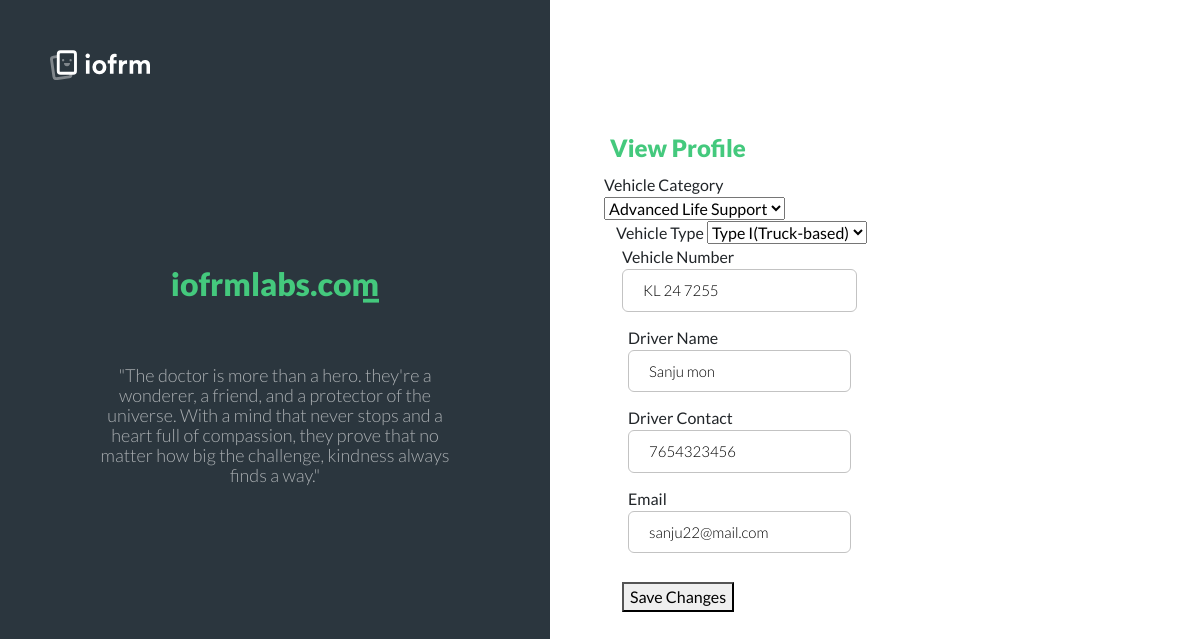
Screenshot of /ambprofedit/28/ with the database file from the repository.
### imfapp/models.py (models this page shows)
class AmbulanceRegister(models.Model):
   vehicle_category=models.CharField(max_length=255)
   vehicle_type=models.CharField(max_length=255)
   vehicle_no=models.CharField(max_length=255)
   driver_name=models.CharField(max_length=255)
   driver_contact=models.CharField(max_length=15)
   hosp_id=models.ForeignKey('Login',on_delete=models.CASCADE,related_name='hosp_loginid')
   amb_login_id=models.ForeignKey('Login',on_delete=models.CASCADE,related_name='amb_login_id')

class Login(models.Model):
    email = models.EmailField()
    password = models.CharField(max_length=255)
    usertype=models.IntegerField(default=0,null=True)

### imfapp/views.py (the view)
# urls.py: path('ambprofedit/<int:id>/',views.ambprofedit,name='ambprofedit'),
def ambprofedit(request,id):
   amb_data=get_object_or_404(AmbulanceRegister,amb_login_id=id)
   if request.method=='POST':
        form1=amb_form(request.POST,instance=amb_data)
        form2=amb_login_form(request.POST,instance=amb_data.amb_login_id)
        if form1.is_valid() and form2.is_valid():
            form1.save()
            form2.save()
            return redirect('view_amb')
   else:
        form1=amb_form(instance=amb_data)
        form2=amb_login_form(instance=amb_data.amb_login_id)
   return render(request,'ambprofedit.html',{'form':form1,'login':form2})

### imfapp/forms.py
class amb_form(forms.ModelForm):
    category_choices=(
        ('basic life support','Basic Life Support'),('advanced life support','Advanced Life Support'),('critical care support','Critical Care Support')
    )
    vehicle_category=forms.ChoiceField(choices=category_choices,widget=forms.Select())
    type_choices=(
        ('type I(truck-based)','Type I(Truck-based)'),('type II(van-based)','Type II(Van-based)'),('type III(modular)','Type III(Modular)')
    )
    vehicle_type=forms.ChoiceField(choices=type_choices,widget=forms.Select())
    class Meta:
        model=AmbulanceRegister
        fields=['vehicle_category','vehicle_type','vehicle_no','driver_name','driver_contact']
        widget={
            'vehicle_category':forms.Select(attrs={'class':'form-control'}),
            'vehicle_type':forms.Select(attrs={'class':'form-control'}),
            'vehicle_no':forms.TextInput(attrs={'class':'form-control'}),
            'driver_name':forms.TextInput(attrs={'class':'form-control'}),
            'driver_contact':forms.TextInput(attrs={'class':'form-control'})
        }

class amb_login_form(forms.ModelForm):
    class Meta:
        model=Login
        fields=['email']

### imfapp/templates/ambprofedit.html (shortened to what this page needs)
{% load static %}
<!DOCTYPE html>
<html lang="en">
<head>
    <link rel="stylesheet" type="text/css" href="{% static 'reg/css/bootstrap.min.css' %}">
    <link rel="stylesheet" type="text/css" href="{% static 'reg/css/fontawesome-all.min.css' %}">
    <link rel="stylesheet" type="text/css" href="{% static 'reg/css/iofrm-style.css' %}">
    <link rel="stylesheet" type="text/css" href="{% static 'reg/css/iofrm-theme30.css' %}">
</head>
<body>
    <div class="form-body on-top-mobile">
        <div class="website-logo">
            <a href="index.html">
                <div class="logo">
                </div>
            </a>
        </div>
        <div class="iofrm-layout">
            <div class="img-holder">
                <div class="bg"></div>
                <div class="info-holder simple-info">
                    <div class="mb-5">
                        <div class="type-animation">
                            <h2 class="mb-2 animated">iofrmlabs.com</h2>
                        </div>
                    </div>
                    <div><p>"The doctor is more than a hero. they're a wonderer, a friend, and a protector of the universe. With a mind that never stops and a heart full of compassion, they prove that no matter how big the challenge, kindness always finds a way."</p></div>
                </div>
            </div>
            <div class="form-holder">
                <div class="form-content">
                    <div class="form-items">
                        <h3>View Profile </h3>
                        <form action="" method="post" class="container-custom-padding" enctype="multipart/form-data">
                            <div class="row">
                                <div class="col-12 col-sm-6">Vehicle Category
                                {{form.vehicle_category}}
                                </div>
                                <div >Vehicle Type
                                    {{form.vehicle_type}}
                            </div>
                                <div class="row">
                                    <div class="col-12 col-sm-6">Vehicle Number
                                        {{form.vehicle_no}}
                                    </div>
                                <div class="row">
                                <div class="col-12 col-sm-6">Driver Name
                                    {{form.driver_name}}
                                </div>
                            </div>
                            <div class="row">
                                <div class="col-12 col-sm-6">Driver Contact
                                    {{form.driver_contact}}
                                </div>
                            </div>
                            <div class="row">
                            <div class="col-12 col-sm-6">Email
                                {{login.email}}
                            </div>
                        </div>
                        <div class="col-12 col-sm-6">
                            <div class="form-button text-right">
                                <button type="submit">Save Changes</button>
                            </div>
                        </div>
                            </div>
                        </form>
                    </div>
                </div>
            </div>
        </div>
    </div>
</body>
</html>

### imfapp/static/reg/css/iofrm-style.css (style rules this page uses)
*, body { font-family: "Lato", sans-serif; font-weight: 400; -webkit-font-smoothing: antialiased; text-rendering: optimizeLegibility; -moz-osx-font-smoothing: grayscale; }
html, body { height: 100%; }
.form-body { background-color: #0093FF; height: 100%; }
.iofrm-layout { display: -webkit-box; display: -moz-box; display: -ms-flexbox; display: -webkit-flex; display: flex; height: 100%; }
.website-logo { display: inline-block; position: absolute; z-index: 1000; top: 50px; left: 50px; right: initial; bottom: initial; }
.website-logo a { display: inline-block; }
.website-logo .logo { display: inline-block; background-image: url("../images/logo-light.svg"); background-size: contain; background-repeat: no-repeat; }
.img-holder { display: inline-block; position: absolute; top: 0; left: 0; width: 550px; min-height: 700px; height: 100%; overflow: hidden; background-color: #000000; padding: 60px; text-align: center; z-index: 999; }
.img-holder .info-holder { position: relative; top: 50%; -webkit-transform: translateY(-50%); -moz-transform: translateY(-50%); -ms-transform: translateY(-50%); transform: translateY(-50%); }
.img-holder .info-holder h2 { display: inline-block; color: #fff; text-align: left; font-size: 32px; font-weight: 900; margin-bottom: 30px; max-width: 378px; }
.img-holder .info-holder p { display: inline-block; color: #fff; text-align: left; font-size: 18px; font-weight: 300; line-height: 20px; margin-bottom: 50px; width: 100%; max-width: 378px; padding-right: 30px; }
.img-holder .info-holder.simple-info p { padding-right: 0; }
.img-holder .bg { position: absolute; opacity: 0.23; left: 0; top: 0; width: 100%; height: 100%; background-image: url("../images/img1.jpg"); background-size: cover; background-position: center; z-index: -1; }
@media (min-height: 700px) { .img-holder { position: fixed; } }
@media (min-height: 700px) { .website-logo { position: fixed; } }
.container-custom-padding > .row > [class^=col] { padding-left: 0.4rem; padding-right: 0.4rem; }
.container-custom-padding > .row > [class^=col]:first-child { padding-left: 0; }
.form-holder { margin-left: 550px; width: 100%; }
.form-holder .form-content { position: relative; text-align: center; display: -webkit-box; display: -moz-box; display: -ms-flexbox; display: -webkit-flex; display: flex; -webkit-justify-content: center; justify-content: center; -webkit-align-items: center; align-items: center; padding: 60px; min-height: 100%; }
.form-content { position: relative; background-color: #0093FF; }
.form-content .form-items { display: inline-block; width: 100%; max-width: 340px; text-align: left; -webkit-transition: all 0.4s ease; transition: all 0.4s ease; }
.form-content h3 { color: #fff; text-align: left; font-size: 24px; font-weight: 900; margin-bottom: 10px; }
.form-content input, .form-content .dropdown-toggle.btn-default { width: 100%; padding: 9px 20px; text-align: left; border: 0; outline: 0; border-radius: 6px; background-color: #fff; font-size: 15px; font-weight: 300; color: #8D8D8D; -webkit-transition: all 0.3s ease; transition: all 0.3s ease; margin-bottom: 14px; height: inherit; }
.form-content .form-button { margin-top: 0.9rem; margin-bottom: 1.5rem; }
.form-content form { margin-bottom: 30px; }
.form-content .row { margin-right: -6px; margin-left: -6px; }
.form-items { position: relative; }
.type-animation > * { position: relative; margin: 0 auto; white-space: nowrap; overflow: hidden; }
.type-animation > *:before { position: absolute; content: ""; bottom: 0; right: 0; -webkit-transform-origin: top right; -moz-transform-origin: top right; -ms-transform-origin: top right; transform-origin: top right; width: 1rem; height: 0.3rem; background-color: #44C97D; animation: caret 0.75s step-end infinite, typing-caret 1.5s steps(40, end); z-index: 2; }
.type-animation > *:after { position: absolute; content: ""; width: 0%; height: 100%; top: 0; right: 0; background-color: #2B363E; animation: typing 1.5s steps(40, end); z-index: 1; }

### rows the page displays
AmbulanceRegister: vehicle_category "Advanced Life Support", vehicle_type "Type I(Truck-based)", vehicle_no "KL 24 7255", driver_name "Sanju mon", driver_contact "7654323456"
Login: email "sanju22@mail.com"
